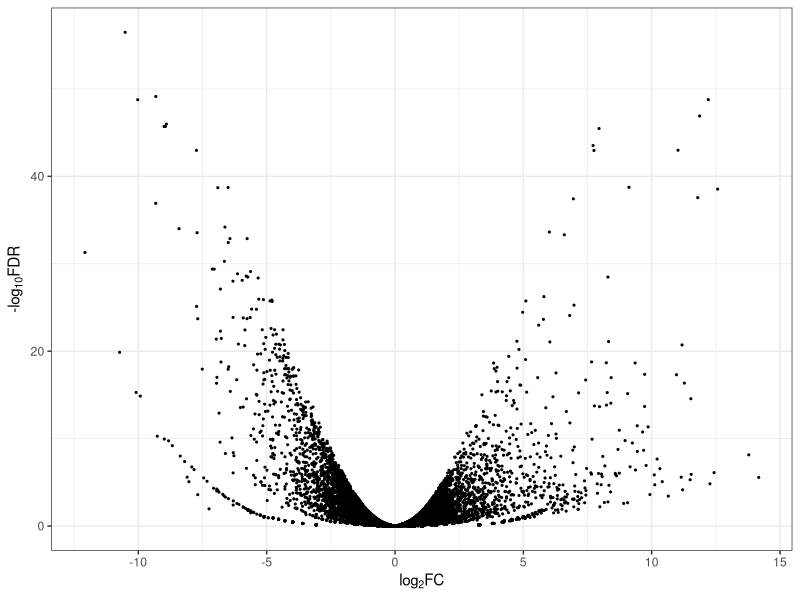
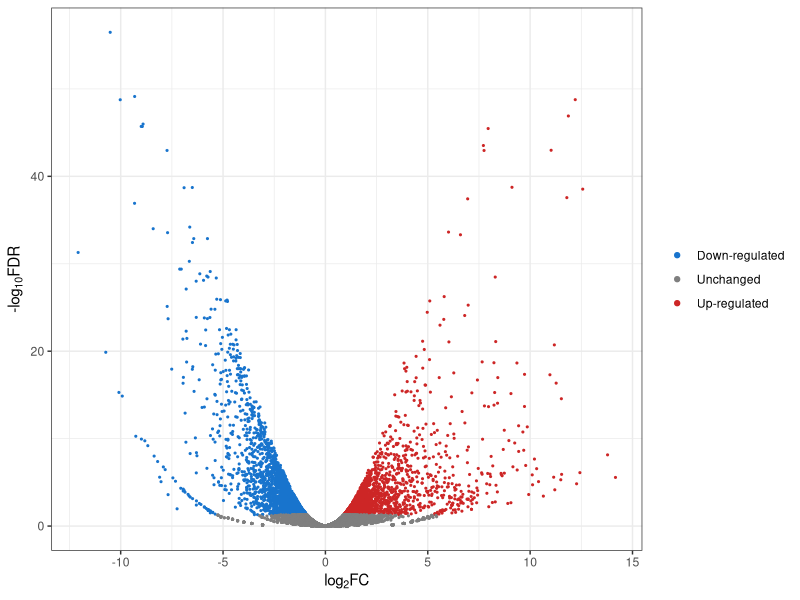
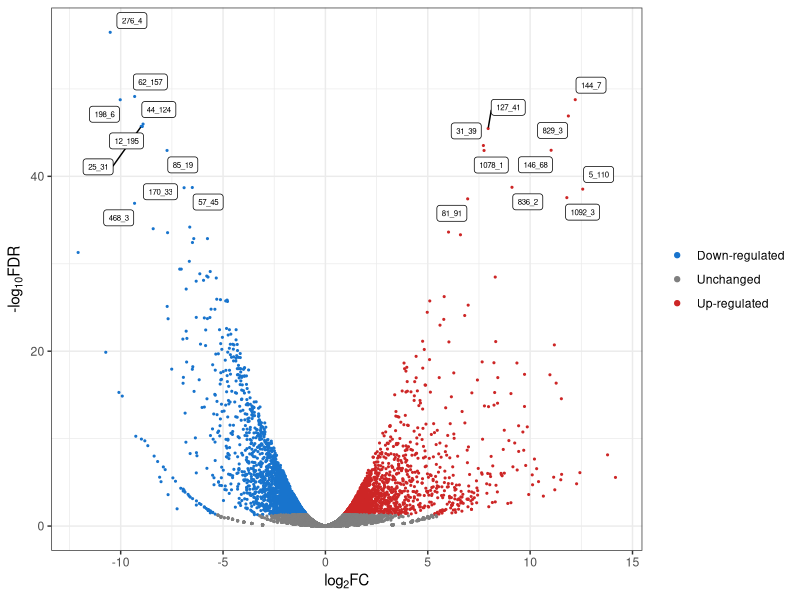
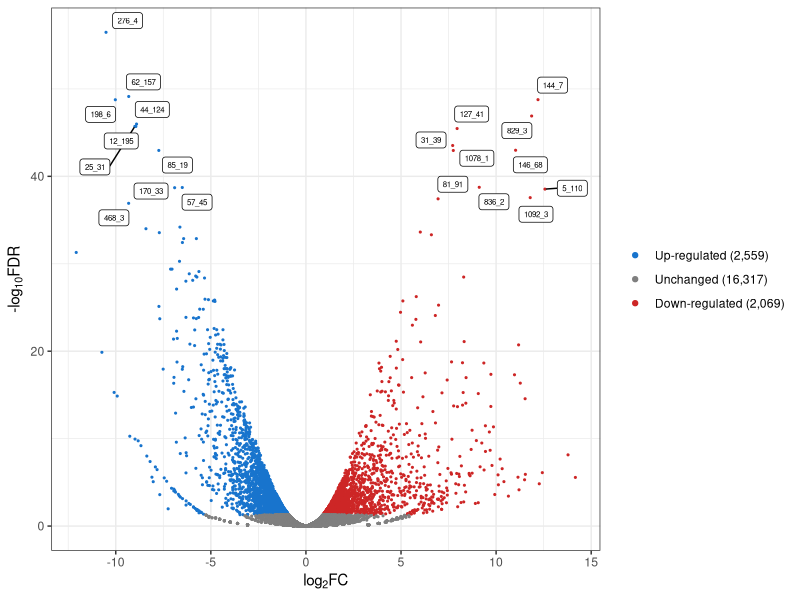
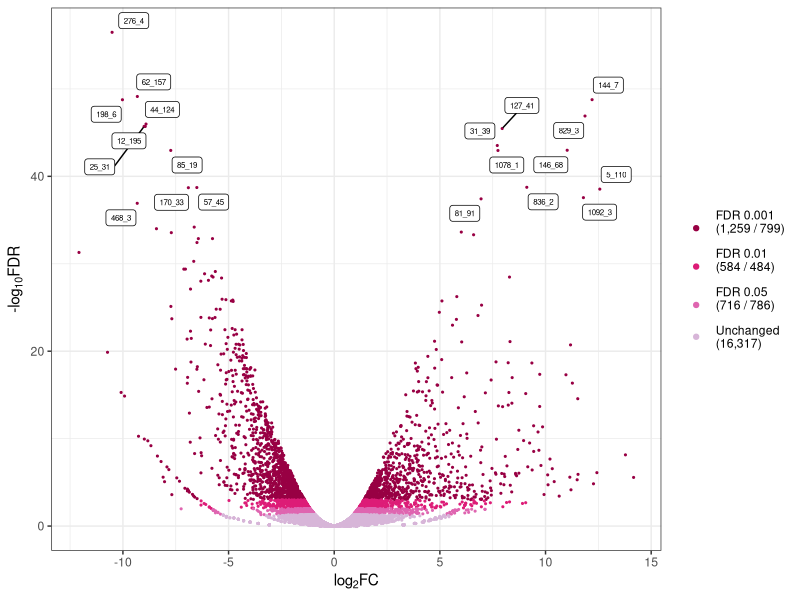

Generate these figures, in order, with R:
## ---- chunk 1
knitr::opts_chunk$set(echo = TRUE)
## ---- chunk 2
library(tidyverse)
library(ggrepel)
## ---- chunk 3
my_data <- read_tsv("_files/L0_vs_L20.tsv")
my_data
## ---- chunk 4
my_plot1 <- ggplot(my_data, aes(logFC, -log(FDR,10))) +
  geom_point(size = 2/5) +
  xlab(expression("log"[2]*"FC")) + 
  ylab(expression("-log"[10]*"FDR")) +
  theme_bw()
my_plot1
## ---- chunk 5
my_data <- my_data %>% 
  mutate(
    Expression = case_when(logFC >= log(2) & FDR <= 0.05 ~ "Up-regulated",
                           logFC <= -log(2) & FDR <= 0.05 ~ "Down-regulated",
                           TRUE ~ "Unchanged")
    )

my_data
## ---- chunk 6
my_plot2 <- ggplot(my_data, aes(logFC, -log(FDR,10))) +
  geom_point(aes(color = Expression), size = 2/5) +
  xlab(expression("log"[2]*"FC")) + 
  ylab(expression("-log"[10]*"FDR")) +
  theme_bw() +
  scale_color_manual(values = c("dodgerblue3", "gray50", "firebrick3")) +
  guides(colour = guide_legend(override.aes = list(size=1.5))) +
  theme(legend.title = element_blank())
my_plot2
## ---- chunk 7
top <- 10
top_genes <- bind_rows(
  my_data %>% 
    filter(Expression == 'Up-regulated') %>% 
    arrange(FDR, desc(abs(logFC))) %>% 
    head(top),
  my_data %>% 
    filter(Expression == 'Down-regulated') %>% 
    arrange(FDR, desc(abs(logFC))) %>% 
    head(top)
)
top_genes
## ---- chunk 8
my_plot2 <-  my_plot2 +
  geom_label_repel(data = top_genes, mapping = aes(logFC, -log(FDR,10), label = Genes),
                   size = 2)
my_plot2

## ---- chunk 9
my_data_exp_counts <- my_data %>% 
  group_by(Expression) %>% 
  summarise(Count = n())
my_data_exp_counts  
## ---- chunk 10
up_genes <- format(my_data_exp_counts$Count[1], big.mark = ',')
unchanged_genes <- format(my_data_exp_counts$Count[2], big.mark = ',')
down_genes <- format(my_data_exp_counts$Count[3], big.mark = ',')
## ---- chunk 11
my_plot3 <- ggplot(my_data, aes(logFC, -log(FDR,10))) +
  geom_point(aes(color = Expression), size = 2/5) +
  xlab(expression("log"[2]*"FC")) + 
  ylab(expression("-log"[10]*"FDR")) +
  theme_bw() +
  scale_color_manual(labels = c(paste("Up-regulated (", up_genes, ")", sep = ""),
                                paste("Unchanged (", unchanged_genes, ")", sep = ""),
                                paste("Down-regulated (", down_genes, ")", sep = "")),
                     values = c("dodgerblue3", "gray50", "firebrick3") 
  ) +
  guides(colour = guide_legend(override.aes = list(size=1.5))) +
  theme(legend.title = element_blank()) +
  geom_label_repel(data = top_genes, mapping = aes(logFC, -log(FDR,10), label = Genes),
                   size = 2)
my_plot3
## ---- chunk 12
my_data <- my_data %>% 
  mutate(
    Significance = case_when(
      abs(logFC) >= log(2) & FDR <= 0.05 & FDR > 0.01 ~ "FDR 0.05", 
      abs(logFC) >= log(2) & FDR <= 0.01 & FDR > 0.001 ~ "FDR 0.01",
      abs(logFC) >= log(2) & FDR <= 0.001 ~ "FDR 0.001", 
      TRUE ~ "Unchanged")
  )
my_data
## ---- chunk 13
my_data_exp_sig_counts <- my_data %>% 
  count(Expression, Significance)
my_data_exp_sig_counts  
## ---- chunk 14

down001 <- format(my_data_exp_sig_counts[[3]][1], big.mark = ',')
down01 <- format(my_data_exp_sig_counts[[3]][2], big.mark = ',')
down05 <- format(my_data_exp_sig_counts[[3]][3], big.mark = ',')
unchanged <- format(my_data_exp_sig_counts[[3]][4], big.mark = ',')
up001 <- format(my_data_exp_sig_counts[[3]][5], big.mark = ',')
up01 <- format(my_data_exp_sig_counts[[3]][6], big.mark = ',')
up05 <- format(my_data_exp_sig_counts[[3]][7], big.mark = ',')


## ---- chunk 15
my_plot4 <- ggplot(my_data, aes(logFC, -log(FDR,10))) +
  geom_point(aes(color = Significance), size = 2/5) +
  xlab(expression("log"[2]*"FC")) + 
  ylab(expression("-log"[10]*"FDR")) +
  theme_bw() +
  scale_color_manual(labels = c(paste("FDR 0.001\n","(",down001," / ",up001,")","\n", sep = ""),
                                paste("FDR 0.01\n","(",down01," / ",up01,")","\n", sep = ""),
                                paste("FDR 0.05\n","(",down05," / ",up05,")","\n", sep = ""),
                                paste("Unchanged\n","(",unchanged,")", sep = "")),
                     values = c("#980043", "#dd1c77", "#df65b0", "#d7b5d8")) +
  guides(colour = guide_legend(override.aes = list(size=1.5))) +
  theme(legend.title = element_blank()) +
  geom_label_repel(data = top_genes, mapping = aes(logFC, -log(FDR,10), label = Genes),
                   size = 2)
my_plot4
